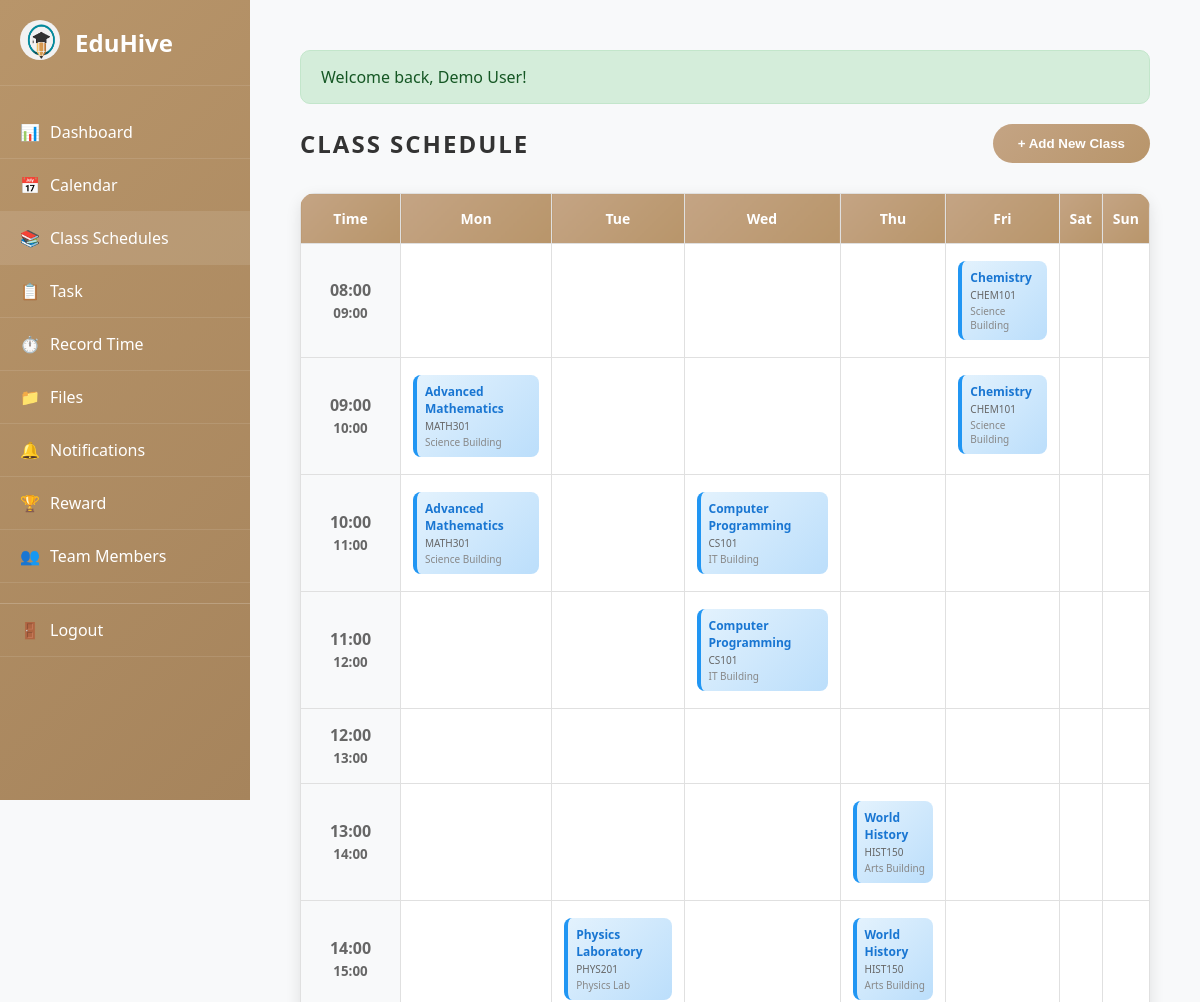
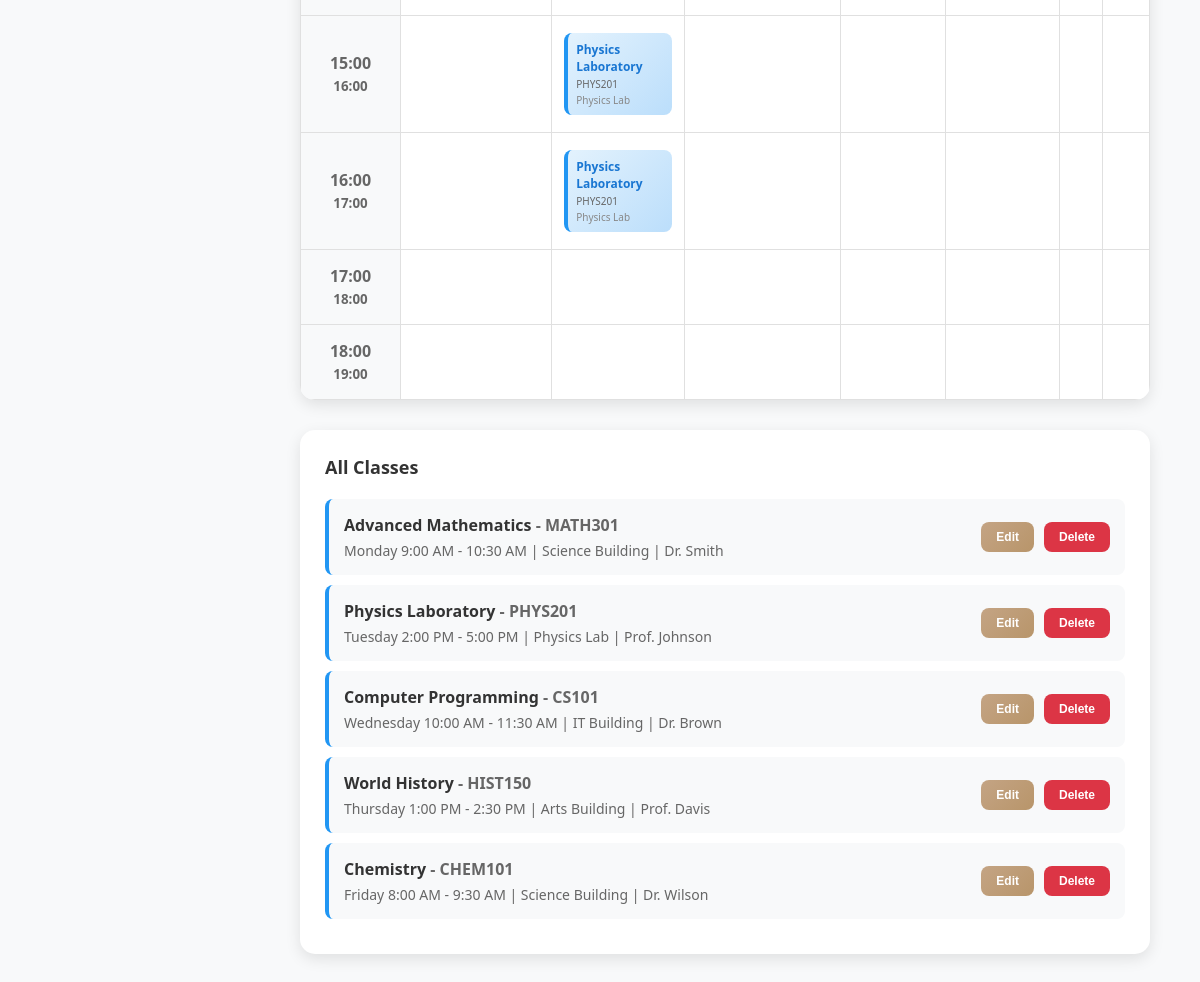
The app's page /class_schedule.php (signed in) with its own data (2 pictures, top to bottom).
### tables this page shows
CREATE TABLE `class_schedules` (
  `id` int(11) NOT NULL,
  `user_id` int(11) NOT NULL,
  `subject` varchar(100) NOT NULL,
  `course_code` varchar(20) DEFAULT NULL,
  `instructor` varchar(100) DEFAULT NULL,
  `day_of_week` enum('Monday','Tuesday','Wednesday','Thursday','Friday','Saturday','Sunday') NOT NULL,
  `start_time` time NOT NULL,
  `end_time` time NOT NULL,
  `location` varchar(100) DEFAULT NULL,
  `room` varchar(50) DEFAULT NULL,
  `semester` varchar(20) DEFAULT NULL,
  `created_at` timestamp NOT NULL DEFAULT current_timestamp()
);

### config/session.php (called while the page is built, shortened)
<?php
function isLoggedIn() {
    return isset($_SESSION['user_id']) && !empty($_SESSION['user_id']);
}
function getCurrentUser() {
    return [
        'id' => $_SESSION['user_id'],
        'name' => $_SESSION['user_name'],
        'email' => $_SESSION['user_email'],
        'role' => $_SESSION['user_role'] ?? 'user'
    ];
}
function getMessage() {
    if (isset($_SESSION['flash_message'])) {
        $message = $_SESSION['flash_message'];
        return $message;
    }
    return null;
}
?>

### class_schedule.php (the view, shortened to what this page needs)
<?php
require_once 'config/session.php';
$database = new Database();
$db = $database->getConnection();
$current_user = getCurrentUser();
$user_id = $current_user['id'];
$message = null;
$message_type = 'info';
$schedules = getClassSchedules($db, $user_id);
function getClassSchedules($db, $user_id) {
    try {
        $stmt = $db->prepare("SELECT * FROM class_schedules WHERE user_id = ? ORDER BY FIELD(day_of_week, 'Monday', 'Tuesday', 'Wednesday', 'Thursday', 'Friday', 'Saturday', 'Sunday'), start_time");
        $stmt->execute([$user_id]);
        return $stmt->fetchAll();
    } catch (Exception $e) {
        error_log("Error fetching class schedules: " . $e->getMessage());
        return [];
    }
}
function generateTimetable($schedules) {
    $timetable = [];
    foreach ($schedules as $schedule) {
        $day = $schedule['day_of_week'];
        $start_time = date('H:i', strtotime($schedule['start_time']));
        $timetable[$day][$start_time] = $schedule;
    }
    return $timetable;
}
$timetable = generateTimetable($schedules);
$session_message = getMessage();
if ($session_message) {
    $message = $session_message['text'];
    $message_type = $session_message['type'];
}
?>
<!DOCTYPE html>
<html lang="en">
<head>
</head>
<body>
    <div class="app-container">
        <?php include_once 'sidebar.php'; ?>
        <main class="main-content">
            <div class="class-schedule-container">
                <?php if ($message): ?>
                    <div class="alert alert-<?php echo $message_type; ?>">
                        <?php echo htmlspecialchars($message); ?>
                    </div>
                <?php endif; ?>
                <div class="schedule-header">
                    <h1 class="schedule-title">CLASS SCHEDULE</h1>
                    <button class="add-schedule-btn" onclick="openModal()">
                        + Add New Class
                    </button>
                </div>
                <div class="timetable-container">
                    <table class="timetable">
                        <thead>
                            <tr>
                                <th>Time</th>
                                <th>Mon</th>
                                <th>Tue</th>
                                <th>Wed</th>
                                <th>Thu</th>
                                <th>Fri</th>
                                <th>Sat</th>
                                <th>Sun</th>
                            </tr>
                        </thead>
                        <tbody>
                            <?php
                            $time_slots = [
                                '08:00' => '09:00',
                                '09:00' => '10:00',
                                '10:00' => '11:00',
                                '11:00' => '12:00',
                                '12:00' => '13:00',
                                '13:00' => '14:00',
                                '14:00' => '15:00',
                                '15:00' => '16:00',
                                '16:00' => '17:00',
                                '17:00' => '18:00',
                                '18:00' => '19:00'
                            ];
                            $days = ['Monday', 'Tuesday', 'Wednesday', 'Thursday', 'Friday', 'Saturday', 'Sunday'];
                            foreach ($time_slots as $start => $end):
                            ?>
                            <tr>
                                <td class="time-slot"><?php echo $start; ?><br><small><?php echo $end; ?></small></td>
                                <?php foreach ($days as $day): ?>
                                <td class="class-cell">
                                    <?php
                                    if (isset($timetable[$day])) {
                                        foreach ($timetable[$day] as $time => $class) {
                                            $class_start = date('H:i', strtotime($class['start_time']));
                                            $class_end = date('H:i', strtotime($class['end_time']));
                                            if ($class_start <= $start && $class_end > $start) {
                                                echo '<div class="class-item" onclick="editSchedule(' . $class['id'] . ')">';
                                                echo '<div class="class-subject">' . htmlspecialchars($class['subject']) . '</div>';
                                                echo '<div class="class-code">' . htmlspecialchars($class['course_code']) . '</div>';
                                                echo '<div class="class-location">' . htmlspecialchars($class['location']) . '</div>';
                                                echo '</div>';
                                            }
                                        }
                                    }
                                    ?>
                                </td>
                                <?php endforeach; ?>
                            </tr>
                            <?php endforeach; ?>
                        </tbody>
                    </table>
                </div>
                <div class="schedule-list">
                    <h3>All Classes</h3>
                    <?php if (empty($schedules)): ?>
                        <p style="text-align: center; color: #666; padding: 40px;">
                            No classes scheduled yet. Click "Add New Class" to get started!
                        </p>
                    <?php else: ?>
                        <?php foreach ($schedules as $schedule): ?>
                        <div class="schedule-item">
                            <div class="schedule-info">
                                <div class="schedule-subject">
                                    <?php echo htmlspecialchars($schedule['subject']); ?>
                                    <?php if ($schedule['course_code']): ?>
                                        <span style="color: #666;">- <?php echo htmlspecialchars($schedule['course_code']); ?></span>
                                    <?php endif; ?>
                                </div>
                                <div class="schedule-details">
                                    <?php echo htmlspecialchars($schedule['day_of_week']); ?>
                                    <?php echo date('g:i A', strtotime($schedule['start_time'])); ?> -
                                    <?php echo date('g:i A', strtotime($schedule['end_time'])); ?>
                                    <?php if ($schedule['location']): ?>
                                        | <?php echo htmlspecialchars($schedule['location']); ?>
                                    <?php endif; ?>
                                    <?php if ($schedule['instructor']): ?>
                                        | <?php echo htmlspecialchars($schedule['instructor']); ?>
                                    <?php endif; ?>
                                </div>
                            </div>
                            <div class="schedule-actions">
                                <button class="btn btn-primary" onclick="editSchedule(<?php echo $schedule['id']; ?>)" style="padding: 8px 15px; font-size: 12px;">
                                    Edit
                                </button>
                                <button class="btn btn-secondary" onclick="deleteSchedule(<?php echo $schedule['id']; ?>)" style="padding: 8px 15px; font-size: 12px; background: #dc3545;">
                                    Delete
                                </button>
                            </div>
                        </div>
                        <?php endforeach; ?>
                    <?php endif; ?>
                </div>
            </div>
        </main>
    </div>
</body>
</html>

### class_schedule.php (style rules this page uses)
* { margin: 0; padding: 0; box-sizing: border-box; }
body { font-family: 'Segoe UI', Tahoma, Geneva, Verdana, sans-serif; background-color: #f8f9fa; display: flex; min-height: 100vh; }
.main-content { margin-left: 250px; flex: 1; padding: 30px; min-height: 100vh; }
.class-schedule-container { max-width: 1400px; margin: 0 auto; padding: 20px; }
.schedule-header { display: flex; justify-content: space-between; align-items: center; margin-bottom: 30px; flex-wrap: wrap; gap: 15px; }
.schedule-title { color: #333; font-size: 24px; font-weight: 600; letter-spacing: 2px; margin: 0; }
.add-schedule-btn { background: linear-gradient(135deg, #C4A484, #B8956A); color: white; border: none; padding: 12px 25px; border-radius: 50px; font-weight: 600; cursor: pointer; transition: all 0.3s ease; }
.timetable-container { background: white; border-radius: 15px; box-shadow: 0 5px 15px rgba(0,0,0,0.1); overflow: hidden; margin-bottom: 30px; }
.timetable { width: 100%; border-collapse: collapse; min-width: 800px; }
.timetable th, .timetable td { padding: 15px 10px; text-align: center; border: 1px solid #e0e0e0; }
.timetable th { background: linear-gradient(135deg, #C4A484, #B8956A); color: white; font-weight: 600; font-size: 14px; }
.time-slot { background: #f8f9fa; font-weight: 600; color: #666; width: 100px; }
.class-cell { background: #fff; min-height: 60px; position: relative; vertical-align: top; }
.class-item { background: linear-gradient(135deg, #E3F2FD, #BBDEFB); border-left: 4px solid #2196F3; border-radius: 8px; padding: 8px; margin: 2px; text-align: left; cursor: pointer; transition: all 0.3s ease; position: relative; }
.class-subject { font-weight: 600; color: #1976D2; font-size: 12px; margin-bottom: 2px; }
.class-code { font-size: 10px; color: #666; margin-bottom: 2px; }
.class-location { font-size: 10px; color: #888; }
.btn { padding: 10px 20px; border: none; border-radius: 8px; font-weight: 600; cursor: pointer; transition: all 0.3s ease; font-size: 13px; }
.btn-primary { background: linear-gradient(135deg, #C4A484, #B8956A); color: white; }
.btn-secondary { background: #6c757d; color: white; }
.schedule-list { background: white; border-radius: 15px; box-shadow: 0 5px 15px rgba(0,0,0,0.1); padding: 25px; margin-top: 30px; }
.schedule-list h3 { color: #333; font-size: 18px; font-weight: 600; margin-bottom: 20px; }
.schedule-item { padding: 15px; border-left: 4px solid #2196F3; background: #f8f9fa; margin-bottom: 10px; border-radius: 8px; display: flex; justify-content: space-between; align-items: center; }
.schedule-info { flex: 1; }
.schedule-subject { font-weight: 600; color: #333; margin-bottom: 5px; }
.schedule-details { font-size: 14px; color: #666; }
.schedule-actions { display: flex; gap: 10px; }
.alert { padding: 15px 20px; border-radius: 10px; margin-bottom: 20px; font-weight: 500; }
.alert-success { background: #d4edda; border: 1px solid #c3e6cb; color: #155724; }

### records on screen
class_schedules: subject "Chemistry", course_code "CHEM101", location "Science Building", day_of_week "Friday", start_time "8:00 AM", end_time "9:30 AM", instructor "Dr. Wilson"
class_schedules: subject "Advanced Mathematics", course_code "MATH301", location "Science Building", day_of_week "Monday", start_time "9:00 AM", end_time "10:30 AM", instructor "Dr. Smith"
class_schedules: subject "Computer Programming", course_code "CS101", location "IT Building", day_of_week "Wednesday", start_time "10:00 AM", end_time "11:30 AM", instructor "Dr. Brown"
class_schedules: subject "World History", course_code "HIST150", location "Arts Building", day_of_week "Thursday", start_time "1:00 PM", end_time "2:30 PM", instructor "Prof. Davis"
class_schedules: subject "Physics Laboratory", course_code "PHYS201", location "Physics Lab", day_of_week "Tuesday", start_time "2:00 PM", end_time "5:00 PM", instructor "Prof. Johnson"

### other values on screen
$item['icon'] "📊"
$item['label'] "Dashboard"
$item['icon'] "📅"
$item['label'] "Calendar"
$item['icon'] "📚"
$item['label'] "Class Schedules"
$item['icon'] "📋"
$item['label'] "Task"
$item['icon'] "⏱️"
$item['label'] "Record Time"
$item['icon'] "📁"
$item['label'] "Files"
$item['icon'] "🔔"
$item['label'] "Notifications"
$item['icon'] "🏆"
